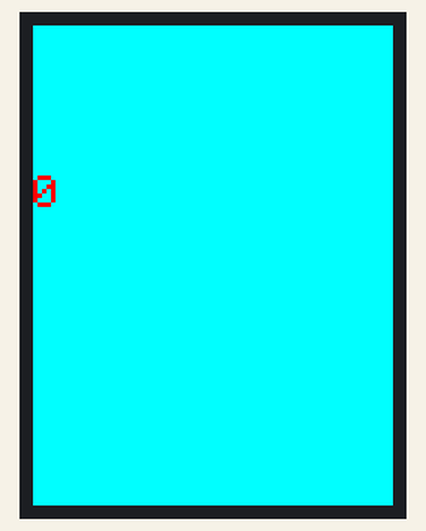
A sketch run on a simulated Arduino Uno, built with avr-gcc and run on an emulated ATmega328P. On the bench: 240×320 colour display.

Above: at 1.27 s.
At 6.11 s:
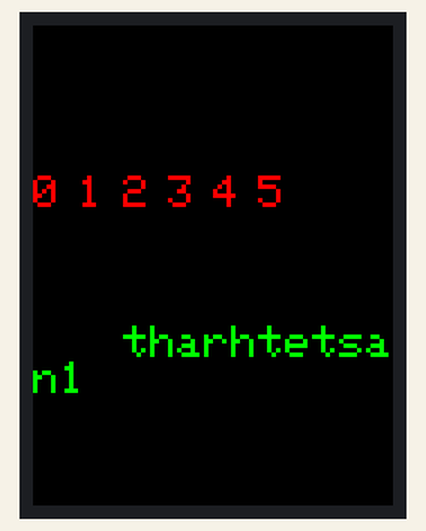
At 11.02 s:
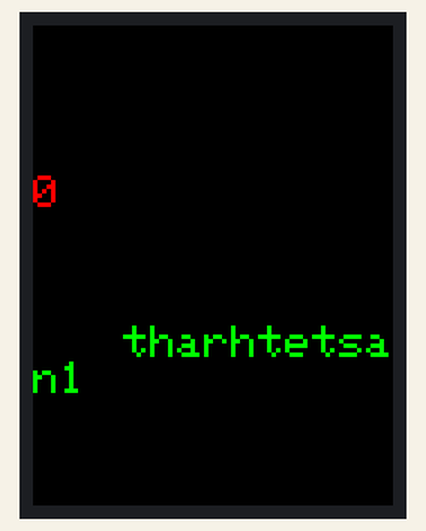
At 20.59 s:
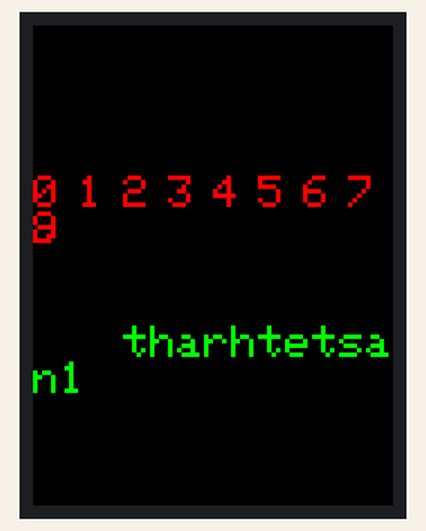
At 30.04 s:
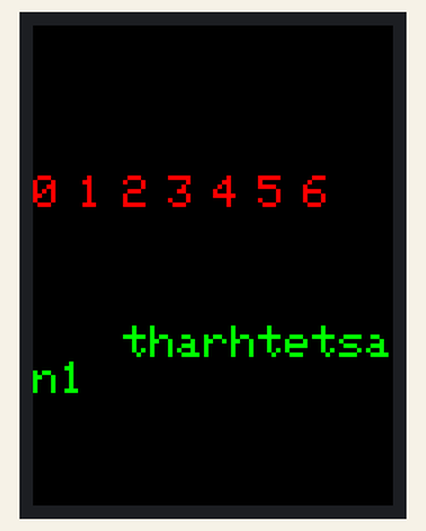
At 39.89 s:
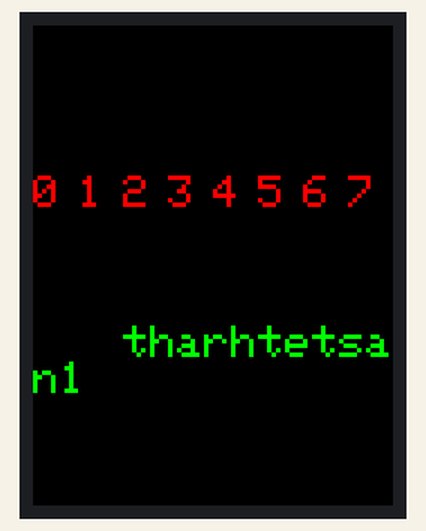

The sketch:

test_Graphic_lcd.ino
```cpp
#include <Adafruit_GFX.h>    // Core graphics library
#include <Adafruit_TFTLCD.h>

#define LCD_CS A3 // Chip Select goes to Analog 3
#define LCD_CD A2 // Command/Data goes to Analog 2
#define LCD_WR A1 // LCD Write goes to Analog 1
#define LCD_RD A0 // LCD Read goes to Analog 0

#define LCD_RESET A4 // Can alternately just connect to Arduino's reset pin


// Assign human-readable names to some common 16-bit color values:
#define BLACK   0x0000
#define BLUE    0x001F
#define RED     0xF800
#define GREEN   0x07E0
#define CYAN    0x07FF
#define MAGENTA 0xF81F
#define YELLOW  0xFFE0
#define WHITE   0xFFFF

Adafruit_TFTLCD tft(LCD_CS, LCD_CD, LCD_WR, LCD_RD, LCD_RESET);
void setup() {


tft.reset();

 uint16_t identifier = tft.readID();

 // if (identifier == 0x0101)
  //  identifier = 0x9341;

  identifier = 0x9481;

tft.begin(identifier);
tft.fillScreen(CYAN);

delay(1000);

}

long i;
void loop() {
  // put your main code here, to run repeatedly:


for(int a=0;a<10;a++)
{
  tft.setCursor(a*30,100);
  tft.setTextSize(3);
  tft.setTextColor(RED);

  tft.print(a);
  delay(100);

  }

  tft.setCursor(60,200);
  tft.setTextSize(3);
  tft.setTextColor(RED);

  tft.print("tharhtetsan");
 tft.fillScreen(BLACK);

    tft.setCursor(60,200);
  tft.setTextSize(3);
  tft.setTextColor(GREEN);
    tft.print("tharhtetsan1");

}
```
